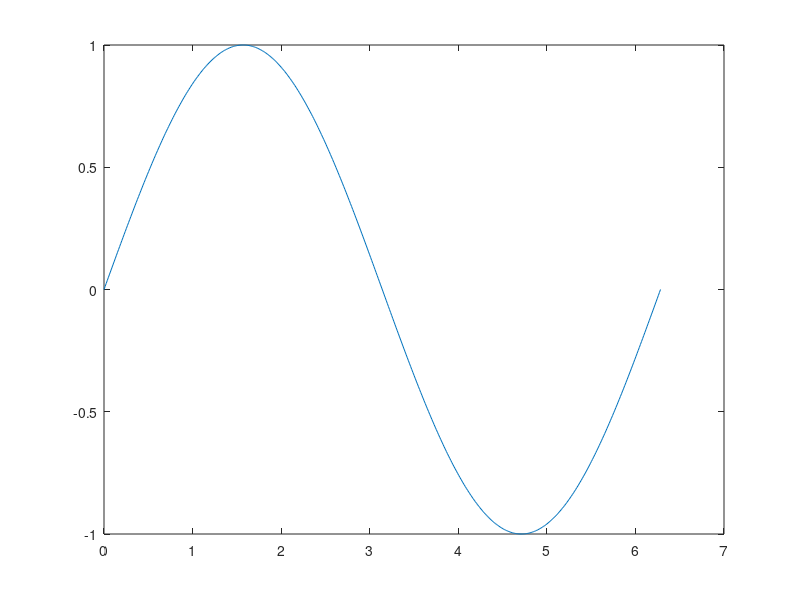

The MATLAB script that drew this image: (Note: this script raises an error after producing the figure.)
%% Initialize
t = linspace(0, 2*pi, 500);
x = sin(t);
y = cos(t);
hFig = figure;



%% Simple x-y plot
hPlot = plot(t, x);
[minplotvalue(), maxplotvalue()]
clf(hFig)



%% Two x-y plots in one
hPlot = plot(t, x, t, y);
[minplotvalue(), maxplotvalue()]
clf(hFig)



%% Simple 3D plot x-y-z
hPlot = plot3(t, x, y);
[minplotvalue(); maxplotvalue()]
clf(hFig)



%% Two 3D plots x-y-z in one
hPlot = plot3(t, x, y, y, x, t);
[minplotvalue(); maxplotvalue()]
clf(hFig)



%% Plot with empty data than overridden
plot(NaN, NaN);
hold on;
hPlot = plot(t, x, t, y);
[minplotvalue(), maxplotvalue()]
clf(hFig)
